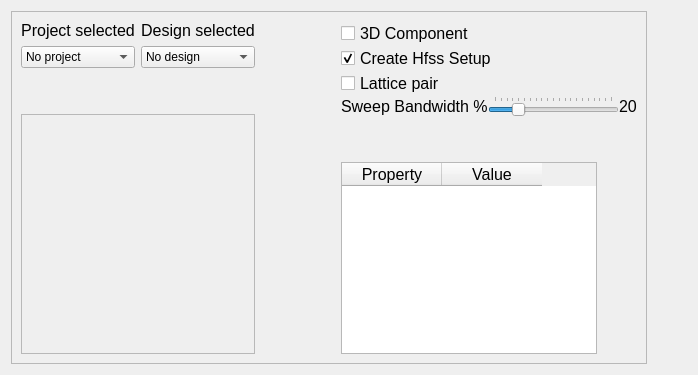
         <widget class="QWidget" name="design">
          <attribute name="title">
           <string> Design </string>
          </attribute>
          <layout class="QVBoxLayout" name="design_layout_2">
           <item>
            <layout class="QHBoxLayout" name="design_layout">
             <item>
              <widget class="QFrame" name="design_settings">
               <property name="sizePolicy">
                <sizepolicy hsizetype="Preferred" vsizetype="Preferred">
                 <horstretch>0</horstretch>
                 <verstretch>0</verstretch>
                </sizepolicy>
               </property>
               <property name="frameShape">
                <enum>QFrame::StyledPanel</enum>
               </property>
               <property name="frameShadow">
                <enum>QFrame::Raised</enum>
               </property>
               <property name="lineWidth">
                <number>12</number>
               </property>
               <layout class="QGridLayout" name="layout_settings">
                <item row="7" column="1">
                 <layout class="QHBoxLayout" name="geometry_creation">
                  <property name="sizeConstraint">
                   <enum>QLayout::SetDefaultConstraint</enum>
                  </property>
                  <item>
                   <layout class="QVBoxLayout" name="geometry_creation_layout">
                    <item>
                     <layout class="QHBoxLayout" name="aedt_design_layout">
                      <property name="leftMargin">
                       <number>0</number>
                      </property>
                      <property name="topMargin">
                       <number>0</number>
                      </property>
                      <property name="rightMargin">
                       <number>0</number>
                      </property>
                      <item>
                       <layout class="QVBoxLayout" name="project_aedt_layout">
                        <property name="topMargin">
                         <number>0</number>
                        </property>
                        <item>
                         <widget class="QLabel" name="project_adt_label">
                          <property name="font">
                           <font>
                            <pointsize>12</pointsize>
                           </font>
                          </property>
                          <property name="text">
                           <string>Project selected</string>
                          </property>
                          <property name="alignment">
                           <set>Qt::AlignCenter</set>
                          </property>
                         </widget>
                        </item>
                        <item>
                         <widget class="QComboBox" name="project_aedt_combo">
                          <item>
                           <property name="text">
                            <string>No project</string>
                           </property>
                          </item>
                         </widget>
                        </item>
                       </layout>
                      </item>
                      <item>
                       <layout class="QVBoxLayout" name="design_aedt_layout">
                        <item>
                         <widget class="QLabel" name="design_aedt_label">
                          <property name="font">
                           <font>
                            <pointsize>12</pointsize>
                           </font>
                          </property>
                          <property name="text">
                           <string>Design selected</string>
                          </property>
                          <property name="alignment">
                           <set>Qt::AlignCenter</set>
                          </property>
                         </widget>
                        </item>
                        <item>
                         <widget class="QComboBox" name="design_aedt_combo">
                          <item>
                           <property name="text">
                            <string>No design</string>
                           </property>
                          </item>
                         </widget>
                        </item>
                       </layout>
                      </item>
                     </layout>
                    </item>
                    <item>
                     <spacer name="verticalSpacer">
                      <property name="orientation">
                       <enum>Qt::Vertical</enum>
                      </property>
                      <property name="sizeType">
                       <enum>QSizePolicy::Fixed</enum>
                      </property>
                      <property name="sizeHint" stdset="0">
                       <size>
                        <width>20</width>
                        <height>40</height>
                       </size>
                      </property>
                     </spacer>
                    </item>
                    <item>
                     <widget class="QFrame" name="antenna_settings">
                      <property name="sizePolicy">
                       <sizepolicy hsizetype="Expanding" vsizetype="Expanding">
                        <horstretch>0</horstretch>
                        <verstretch>0</verstretch>
                       </sizepolicy>
                      </property>
                      <property name="frameShape">
                       <enum>QFrame::StyledPanel</enum>
                      </property>
                      <property name="frameShadow">
                       <enum>QFrame::Raised</enum>
                      </property>
                      <property name="lineWidth">
                       <number>12</number>
                      </property>
                      <layout class="QGridLayout" name="antenna_settings_layout"/>
                     </widget>
                    </item>
                   </layout>
                  </item>
                 </layout>
                </item>
                <item row="7" column="2">
                 <spacer name="horizontalSpacer_4">
                  <property name="orientation">
                   <enum>Qt::Horizontal</enum>
                  </property>
                  <property name="sizeType">
                   <enum>QSizePolicy::Preferred</enum>
                  </property>
                  <property name="sizeHint" stdset="0">
                   <size>
                    <width>40</width>
                    <height>20</height>
                   </size>
                  </property>
                 </spacer>
                </item>
                <item row="7" column="3">
                 <layout class="QVBoxLayout" name="new_layout" stretch="0,0,0">
                  <item>
                   <layout class="QHBoxLayout" name="horizontalLayout_8">
                    <property name="topMargin">
                     <number>0</number>
                    </property>
                    <item>
                     <spacer name="horizontalSpacer_10">
                      <property name="orientation">
                       <enum>Qt::Horizontal</enum>
                      </property>
                      <property name="sizeType">
                       <enum>QSizePolicy::Fixed</enum>
                      </property>
                      <property name="sizeHint" stdset="0">
                       <size>
                        <width>40</width>
                        <height>20</height>
                       </size>
                      </property>
                     </spacer>
                    </item>
                    <item>
                     <layout class="QVBoxLayout" name="verticalLayout_2">
                      <property name="spacing">
                       <number>0</number>
                      </property>
                      <property name="leftMargin">
                       <number>0</number>
                      </property>
                      <item>
                       <widget class="QCheckBox" name="component_3d">
                        <property name="font">
                         <font>
                          <pointsize>12</pointsize>
                         </font>
                        </property>
                        <property name="text">
                         <string>3D Component</string>
                        </property>
                       </widget>
                      </item>
                      <item>
                       <widget class="QCheckBox" name="create_hfss_setup">
                        <property name="enabled">
                         <bool>true</bool>
                        </property>
                        <property name="font">
                         <font>
                          <pointsize>12</pointsize>
                         </font>
                        </property>
                        <property name="text">
                         <string>Create Hfss Setup</string>
                        </property>
                        <property name="checked">
                         <bool>true</bool>
                        </property>
                       </widget>
                      </item>
                      <item>
                       <widget class="QCheckBox" name="lattice_pair">
                        <property name="font">
                         <font>
                          <pointsize>12</pointsize>
                         </font>
                        </property>
                        <property name="text">
                         <string>Lattice pair</string>
                        </property>
                       </widget>
                      </item>
                      <item>
                       <layout class="QHBoxLayout" name="horizontalLayout_9">
                        <property name="spacing">
                         <number>0</number>
                        </property>
                        <property name="leftMargin">
                         <number>0</number>
                        </property>
                        <property name="rightMargin">
                         <number>0</number>
                        </property>
                        <property name="bottomMargin">
                         <number>0</number>
                        </property>
                        <item>
                         <widget class="QLabel" name="sweep_label">
                          <property name="font">
                           <font>
                            <pointsize>12</pointsize>
                           </font>
                          </property>
                          <property name="text">
                           <string>Sweep Bandwidth %</string>
                          </property>
                         </widget>
                        </item>
                        <item>
                         <widget class="QSlider" name="sweep_slider">
                          <property name="maximum">
                           <number>100</number>
                          </property>
                          <property name="singleStep">
                           <number>5</number>
                          </property>
                          <property name="value">
                           <number>20</number>
                          </property>
                          <property name="orientation">
                           <enum>Qt::Horizontal</enum>
                          </property>
                          <property name="tickPosition">
                           <enum>QSlider::TicksAbove</enum>
                          </property>
                          <property name="tickInterval">
                           <number>5</number>
                          </property>
                         </widget>
                        </item>
                        <item>
                         <widget class="QLabel" name="slider_value">
                          <property name="font">
                           <font>
                            <pointsize>12</pointsize>
                           </font>
                          </property>
                          <property name="text">
                           <string>20</string>
                          </property>
                         </widget>
                        </item>
                       </layout>
                      </item>
                     </layout>
                    </item>
                   </layout>
                  </item>
                  <item>
                   <spacer name="verticalSpacer_2">
                    <property name="orientation">
                     <enum>Qt::Vertical</enum>
                    </property>
                    <property name="sizeType">
                     <enum>QSizePolicy::Fixed</enum>
                    </property>
                    <property name="sizeHint" stdset="0">
                     <size>
                      <width>20</width>
                      <height>40</height>
                     </size>
                    </property>
                   </spacer>
                  </item>
                  <item>
                   <layout class="QHBoxLayout" name="horizontalLayout_6">
                    <property name="spacing">
                     <number>0</number>
                    </property>
                    <item>
                     <spacer name="horizontalSpacer_9">
                      <property name="orientation">
                       <enum>Qt::Horizontal</enum>
                      </property>
                      <property name="sizeType">
                       <enum>QSizePolicy::Fixed</enum>
                      </property>
                      <property name="sizeHint" stdset="0">
                       <size>
                        <width>40</width>
                        <height>20</height>
                       </size>
                      </property>
                     </spacer>
                    </item>
                    <item>
                     <widget class="QTableWidget" name="property_table">
                      <property name="sizePolicy">
                       <sizepolicy hsizetype="Fixed" vsizetype="Expanding">
                        <horstretch>0</horstretch>
                        <verstretch>0</verstretch>
                       </sizepolicy>
                      </property>
                      <property name="font">
                       <font>
                        <pointsize>12</pointsize>
                       </font>
                      </property>
                      <property name="columnCount">
                       <number>2</number>
                      </property>
                      <column>
                       <property name="text">
                        <string>Property</string>
                       </property>
                      </column>
                      <column>
                       <property name="text">
                        <string>Value</string>
                       </property>
                      </column>
                     </widget>
                    </item>
                    <item>
                     <spacer name="horizontalSpacer_8">
                      <property name="orientation">
                       <enum>Qt::Horizontal</enum>
                      </property>
                      <property name="sizeType">
                       <enum>QSizePolicy::Fixed</enum>
                      </property>
                      <property name="sizeHint" stdset="0">
                       <size>
                        <width>40</width>
                        <height>20</height>
                       </size>
                      </property>
                     </spacer>
                    </item>
                    <item>
                     <layout class="QGridLayout" name="image_layout"/>
                    </item>
                   </layout>
                  </item>
                 </layout>
                </item>
               </layout>
              </widget>
             </item>
             <item>
              <spacer name="horizontalSpacer_5">
               <property name="orientation">
                <enum>Qt::Horizontal</enum>
               </property>
               <property name="sizeType">
                <enum>QSizePolicy::Preferred</enum>
               </property>
               <property name="sizeHint" stdset="0">
                <size>
                 <width>40</width>
                 <height>20</height>
                </size>
               </property>
              </spacer>
             </item>
            </layout>
           </item>
          </layout>
         </widget>
